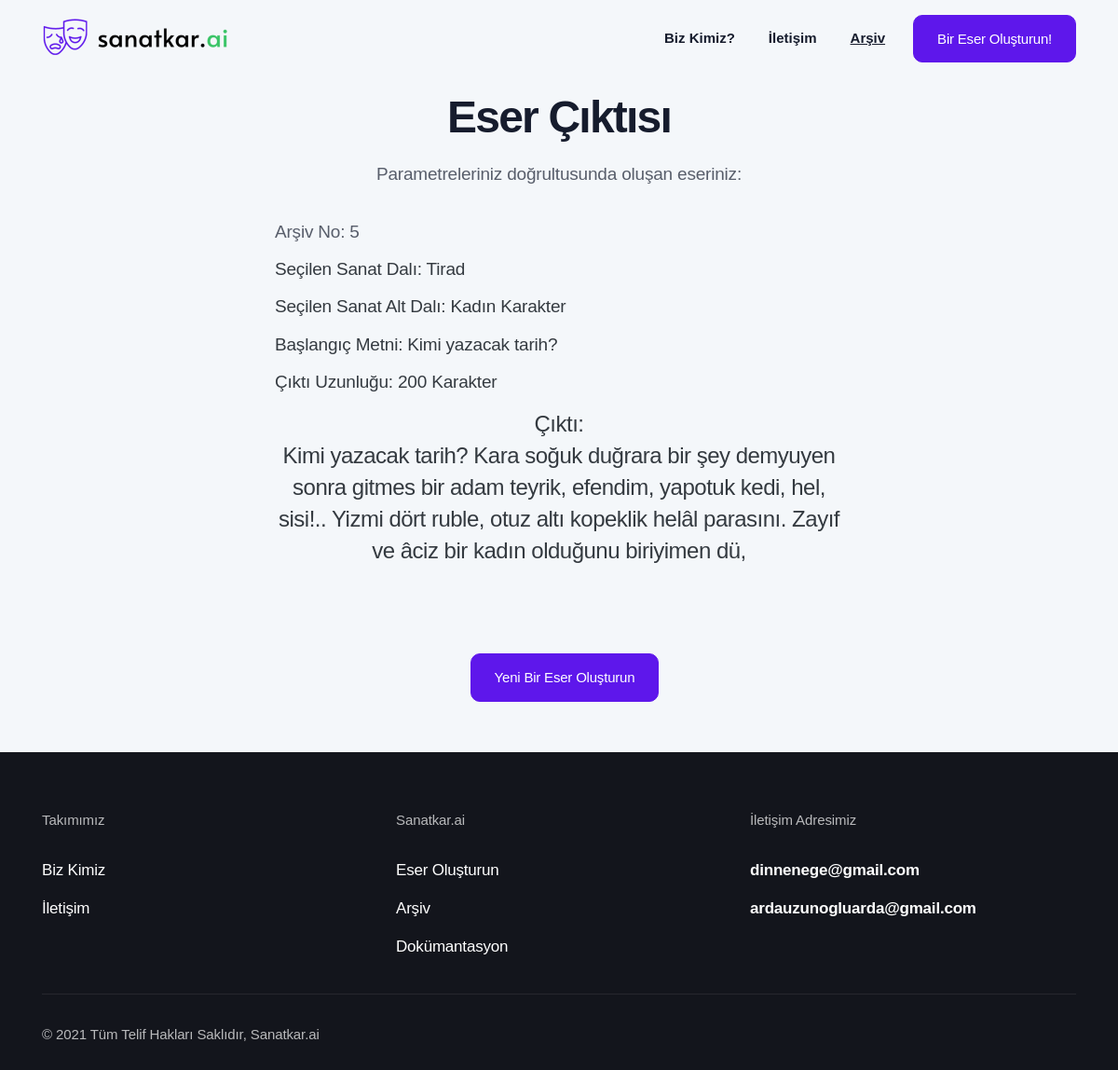
The page /archive/5 on the database as committed earlier.
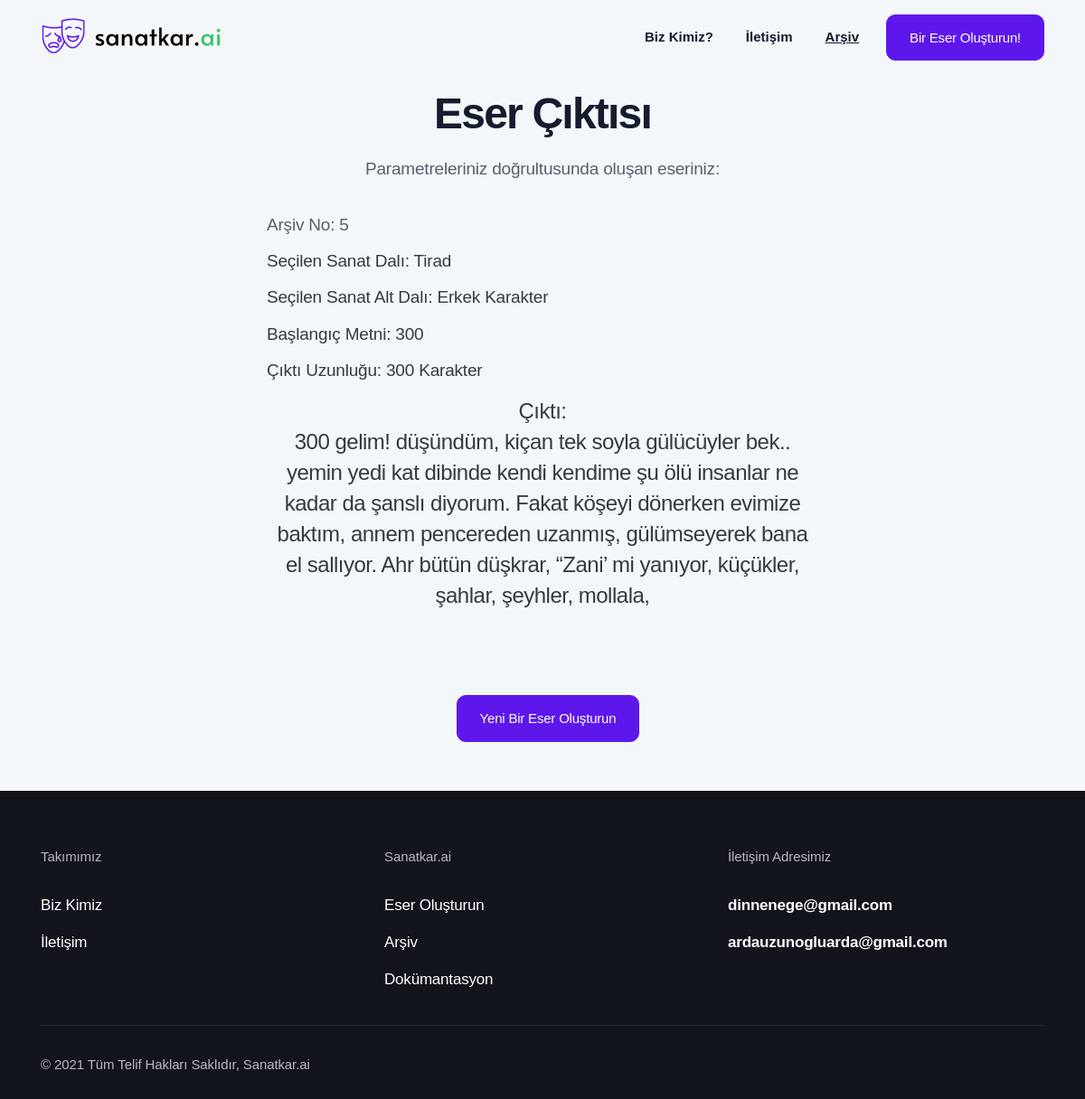
The same page on the database as committed later.
### app.py (models this page shows)
class Archive(db.Model):
    id = db.Column(db.Integer, primary_key=True)
    generated_text = db.Column(db.String(600))
    art_branch = db.Column(db.String(10))
    genre = db.Column(db.String(30))
    seed_input = db.Column(db.String(35))
    length_input = db.Column(db.String(3))

### app.py (the view)
@app.route("/archive/<int:id>")
def particular_archive_element(id):
    archived_generation = Archive.query.filter_by(id = id).first()
    id = archived_generation.id
    generated_text = archived_generation.generated_text
    art_branch = archived_generation.art_branch
    genre = archived_generation.genre
    seed_input = archived_generation.seed_input
    length_input = archived_generation.length_input
    output = str(generated_text).replace("_", "").replace(")", "").replace("(", "").replace("'", "").replace('"',"").split("\\n")
    if art_branch != "Tirad":
        output = list(filter(None, output))[:-1]
    return render_template("generator_output.html", id = id, output=output, art_branch=art_branch, genre=genre, seed_input=seed_input, length_input=length_input)

### templates/generator_output.html (shortened to what the changed rows need)
<!DOCTYPE html>
<html lang="en">
<head>
  <link rel="stylesheet" href="{{ url_for('static', filename='css/bootstrap.css') }}">
  <link rel="stylesheet" href="{{ url_for('static', filename='fonts/icon-font/css/style.css') }}">
  <link rel="stylesheet" href="{{ url_for('static', filename='fonts/typography-font/typo.css') }}">
  <link rel="stylesheet" href="{{ url_for('static', filename='fonts/fontawesome-5/css/all.css') }}">
  <link rel="stylesheet" href="{{ url_for('static', filename='plugins/aos/aos.min.css') }}">
  <link rel="stylesheet" href="{{ url_for('static', filename='plugins/fancybox/jquery.fancybox.min.css') }}">
  <link rel="stylesheet" href="{{ url_for('static', filename='plugins/nice-select/nice-select.min.css') }}">
  <link rel="stylesheet" href="{{ url_for('static', filename='plugins/slick/slick.min.css') }}">
  <link rel="stylesheet" href="{{ url_for('static', filename='plugins/date-picker/css/gijgo.min.css') }}" type="text/css" />
  <link rel="stylesheet" href="{{ url_for('static', filename='plugins/theme-mode-switcher/switcher-panel.css') }}">
  <link rel="stylesheet" href="{{ url_for('static', filename='css/main.css') }}">
  <link rel="stylesheet" href="{{ url_for('static', filename='css/theme-mode-custom.css') }}">
  <link rel="stylesheet" href="https://cdnjs.cloudflare.com/ajax/libs/font-awesome/5.15.4/css/all.min.css">
</head>
<body data-theme="light">
  <div class="site-wrapper overflow-hidden">
    <div class="inner-banner pt-20 pb-md-13 bg-default-2">
      <div class="container">
        <div class="row  justify-content-center pt-5">
          <div class="col-xl-8 col-lg-9 text-center">
            <div class="px-md-15 text-center">
              <h2 class="title gr-text-3 mb-6">Eser Çıktısı</h2>
              <ul class="w-100 list-unstyled text-left">
                <li class="gr-text-8 text-dark mb-3">Seçilen Sanat Dalı: <span id="chosenart">{{art_branch}}</span></li>
                <li class="gr-text-8 text-dark mb-3">Seçilen Sanat Alt Dalı: <span id="chosensubart">{{genre}}</span></li>
                <li class="gr-text-8 text-dark mb-3">Başlangıç Metni: <span id="startingsentence">{{seed_input}}</span></li>
                <li class="gr-text-8 text-dark mb-5">Çıktı Uzunluğu: <span id="outputlength">{{length_input}}</span> Karakter</li>
                <li class="gr-text-6 text-dark mb-8 text-center">Çıktı:</br><span id="output">
                {% if output[0] %}
                  {% for element in output %}
                    {{element}}
                    <br>
                  {% endfor %}
                {% else %}
                  <p> Bir hata oluştu. </p>
                {% endif %}
                </span></li>
              </ul>
            </div>
          </div>
        </div>
      </div>
    </div>
  </div>
</body>
</html>

Rows that differ between the two databases and show on the page:
changed Archive "Tirad": genre "Kadın Karakter" → "Erkek Karakter"; seed_input "Kimi yazacak tarih?" → "300"; length_input "200" → "300"
Other text that changed with them:
new list line: "300 gelim! düşündüm, kiçan tek soyla gülücüyler bek.. yemin yedi kat dibinde kendi kendime şu ölü insanlar ne kadar da şanslı diyorum. Fakat köşeyi dönerken evimize baktım, annem pencereden uzanmış, gülümseyerek bana el sallıyor. Ahr bütün düşkrar, “Zani’ mi yanıyor, küçükler, şahlar, şeyhler, mollala,"
list line gone: "Kimi yazacak tarih? Kara soğuk duğrara bir şey demyuyen sonra gitmes bir adam teyrik, efendim, yapotuk kedi, hel, sisi!.. Yizmi dört ruble, otuz altı kopeklik helâl parasını. Zayıf ve âciz bir kadın olduğunu biriyimen dü,"
